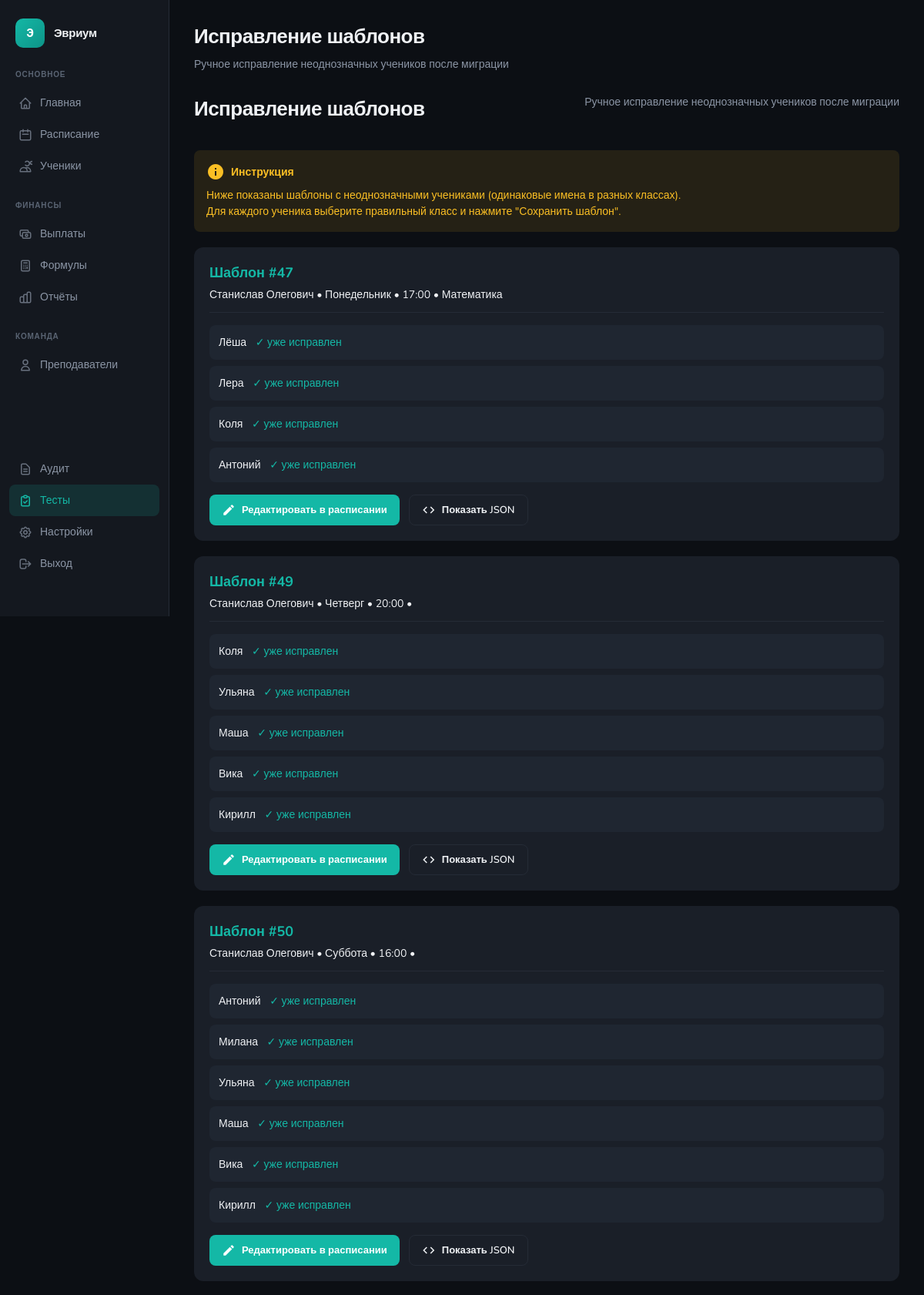
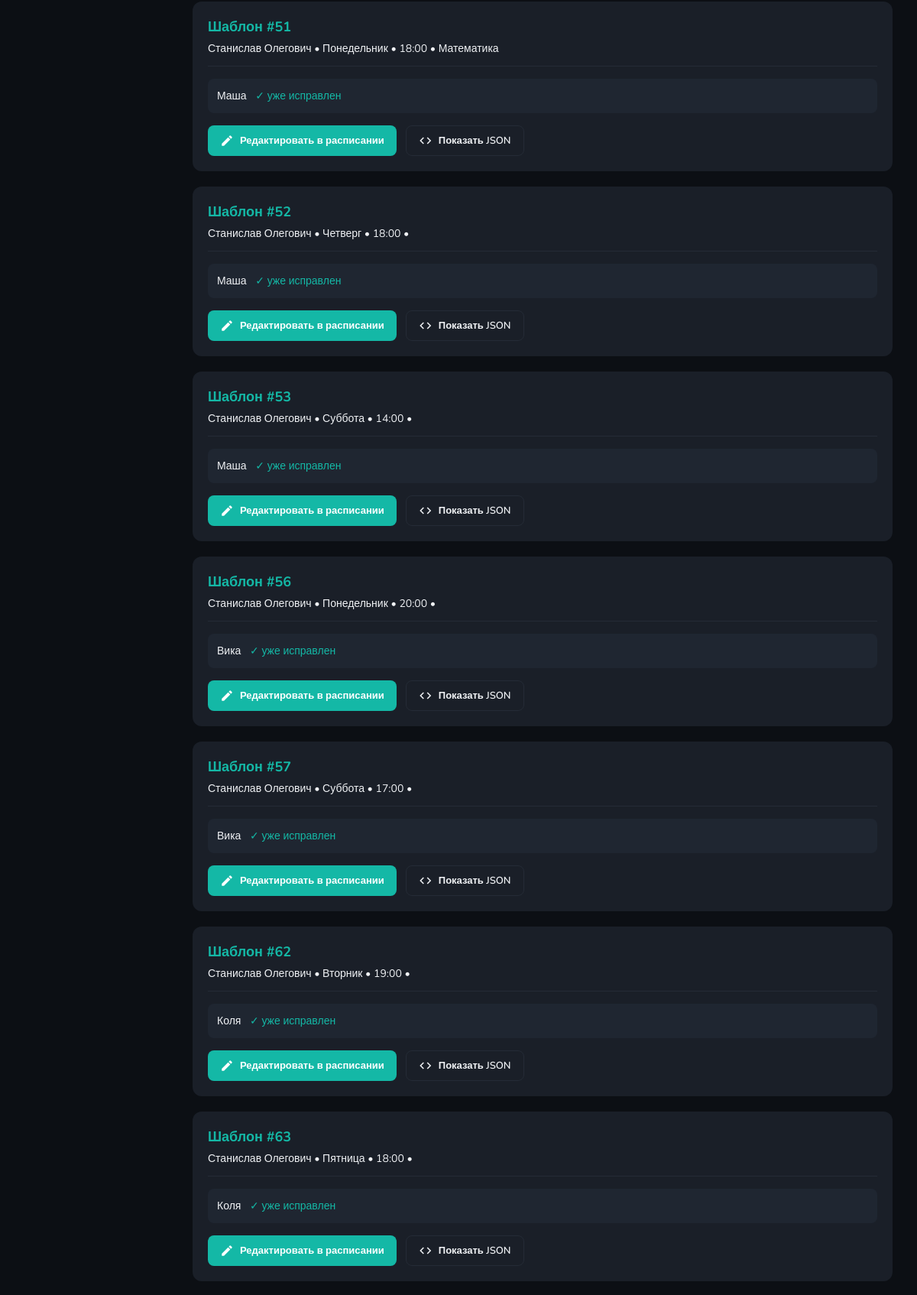
The page /zarplata/fix_templates.php (signed in, upper part) on the database its author committed (2 pictures, top to bottom).
### tables this page shows
CREATE TABLE IF NOT EXISTS `lessons_template` (
  `id` int(11) NOT NULL AUTO_INCREMENT,
  `teacher_id` int(11) NOT NULL,
  `day_of_week` tinyint(4) NOT NULL,
  `room` tinyint(1) DEFAULT '1',
  `time_start` time NOT NULL,
  `time_end` time NOT NULL,
  `lesson_type` enum('group','individual') DEFAULT 'group',
  `subject` varchar(100) DEFAULT NULL,
  `tier` enum('S','A','B','C','D') DEFAULT 'C',
  `grades` varchar(50) DEFAULT NULL,
  `students` text,
  `expected_students` int(11) DEFAULT '1',
  `formula_id` int(11) DEFAULT NULL,
  `active` tinyint(1) DEFAULT '1',
  `created_at` datetime DEFAULT CURRENT_TIMESTAMP,
  `updated_at` datetime DEFAULT CURRENT_TIMESTAMP ON UPDATE CURRENT_TIMESTAMP,
  PRIMARY KEY (`id`),
  KEY `formula_id` (`formula_id`),
  KEY `idx_teacher_day` (`teacher_id`,`day_of_week`),
  KEY `idx_active` (`active`)
);

CREATE TABLE IF NOT EXISTS `teachers` (
  `id` int(11) NOT NULL AUTO_INCREMENT,
  `name` varchar(100) NOT NULL,
  `display_name` varchar(50) DEFAULT NULL,
  `telegram_id` bigint(20) DEFAULT NULL,
  `telegram_username` varchar(50) DEFAULT NULL,
  `phone` varchar(20) DEFAULT NULL,
  `email` varchar(100) DEFAULT NULL,
  `formula_id_group` int(11) DEFAULT NULL,
  `formula_id_individual` int(11) DEFAULT NULL,
  `formula_id` int(11) DEFAULT NULL,
  `active` tinyint(1) DEFAULT '1',
  `notes` text,
  `created_at` datetime DEFAULT CURRENT_TIMESTAMP,
  `updated_at` datetime DEFAULT CURRENT_TIMESTAMP ON UPDATE CURRENT_TIMESTAMP,
  PRIMARY KEY (`id`),
  UNIQUE KEY `telegram_id` (`telegram_id`),
  KEY `idx_telegram_id` (`telegram_id`),
  KEY `idx_active` (`active`),
  KEY `idx_formula_id` (`formula_id`),
  KEY `idx_formula_group` (`formula_id_group`),
  KEY `idx_formula_individual` (`formula_id_individual`)
);

### zarplata/config/db.php (called while the page is built, shortened)
<?php
$pdo = null;
function getDB() {
    global $pdo;
    if ($pdo === null) {
        try {
            $dsn = sprintf(
                "mysql:host=%s;dbname=%s;charset=%s",
                DB_HOST,
                DB_NAME,
                DB_CHARSET
            );
            $options = [
                PDO::ATTR_ERRMODE => PDO::ERRMODE_EXCEPTION,
                PDO::ATTR_DEFAULT_FETCH_MODE => PDO::FETCH_ASSOC,
                PDO::ATTR_EMULATE_PREPARES => false,
            ];
            $pdo = new PDO($dsn, DB_USER, DB_PASS, $options);
        } catch (PDOException $e) {
            error_log("Database connection failed: " . $e->getMessage());
            die("Ошибка подключения к базе данных");
        }
    }
    return $pdo;
}
function dbQuery($sql, $params = []) {
    try {
        $pdo = getDB();
        $stmt = $pdo->prepare($sql);
        $stmt->execute($params);
        return $stmt->fetchAll();
    } catch (PDOException $e) {
        error_log("Query failed: " . $e->getMessage());
        return [];
    }
}

### zarplata/config/helpers.php (called while the page is built, shortened)
<?php
function e($text) {
    return htmlspecialchars($text ?? '', ENT_QUOTES, 'UTF-8');
}

### zarplata/fix_templates.php (the view, shortened to what this page needs)
<?php
require_once __DIR__ . '/config/db.php';
require_once __DIR__ . '/config/helpers.php';
$problematicTemplateIds = [47, 49, 50, 51, 52, 53, 56, 57, 62, 63, 68, 69, 72, 73];
$placeholders = str_repeat('?,', count($problematicTemplateIds) - 1) . '?';
$templates = dbQuery(
    "SELECT lt.*, t.name as teacher_name
     FROM lessons_template lt
     LEFT JOIN teachers t ON lt.teacher_id = t.id
     WHERE lt.id IN ($placeholders)
     ORDER BY lt.id",
    $problematicTemplateIds
);
require_once __DIR__ . '/templates/header.php';
?>
<div class="page-header">
    <h1 class="page-title"><?= PAGE_TITLE ?></h1>
    <p class="page-subtitle"><?= PAGE_SUBTITLE ?></p>
</div>
<div style="margin-bottom: 20px; padding: 16px; background: rgba(251, 191, 36, 0.1); border-radius: 8px; color: #fbbf24;">
    <div style="display: flex; align-items: center; gap: 8px; margin-bottom: 8px;">
        <span class="material-icons">info</span>
        <strong>Инструкция</strong>
    </div>
    <div style="font-size: 0.875rem; line-height: 1.5;">
        Ниже показаны шаблоны с неоднозначными учениками (одинаковые имена в разных классах).
        <br>Для каждого ученика выберите правильный класс и нажмите "Сохранить шаблон".
    </div>
</div>
<?php foreach ($templates as $template): ?>
    <?php
    $students_json = $template['students'];
    $students_array = json_decode($students_json, true) ?: [];
    $daysMap = ['', 'Понедельник', 'Вторник', 'Среда', 'Четверг', 'Пятница', 'Суббота', 'Воскресенье'];
    $dayName = $daysMap[$template['day_of_week']] ?? '';
    ?>
    <div class="template-card">
        <div class="template-header">
            <div>
                <span class="template-id">Шаблон #<?= $template['id'] ?></span>
                <div style="font-size: 14px; color: var(--text-medium-emphasis); margin-top: 4px;">
                    <?= e($template['teacher_name']) ?> • <?= $dayName ?> • <?= substr($template['time_start'], 0, 5) ?> • <?= e($template['subject']) ?>
                </div>
            </div>
        </div>
        <div class="student-list">
            <?php foreach ($students_array as $index => $studentName): ?>
                <?php
                $hasClass = preg_match('/\((\d+)\s*кл\.\)/', $studentName);
                $cleanName = preg_replace('/\s*\(\d+\s*кл\.\)\s*/', '', $studentName);
                ?>
                <div class="student-item">
                    <div class="student-name">
                        <?= e($cleanName) ?>
                        <?php if ($hasClass): ?>
                            <span style="color: var(--accent); margin-left: 8px;">✓ уже исправлен</span>
                        <?php else: ?>
                            <span style="color: var(--md-warning); margin-left: 8px;">⚠ требует исправления</span>
                        <?php endif; ?>
                    </div>
                </div>
            <?php endforeach; ?>
        </div>
        <div style="display: flex; gap: 12px; margin-top: 16px;">
            <button class="btn btn-primary" onclick="openEditModal(<?= $template['id'] ?>)">
                <span class="material-icons" style="font-size: 18px;">edit</span>
                Редактировать в расписании
            </button>
            <button class="btn btn-secondary" onclick="viewTemplateData(<?= $template['id'] ?>)">
                <span class="material-icons" style="font-size: 18px;">code</span>
                Показать JSON
            </button>
        </div>
    </div>
<?php endforeach; ?>
<?php require_once __DIR__ . '/templates/footer.php'; ?>

### zarplata/assets/css/teal-theme.css (style rules this page uses)
:root { --bg-dark: #0c0f14; --bg-card: #14181f; --bg-elevated: #1a1f28; --bg-hover: #1f2631; --text-primary: #f0f2f5; --text-secondary: #8b95a5; --text-muted: #5a6473; --border: #252b36; --accent: #14b8a6; --accent-dim: rgba(20, 184, 166, 0.15); --accent-hover: #0d9488; --status-green: #22c55e; --status-green-dim: rgba(34, 197, 94, 0.12); --status-amber: #f59e0b; --status-amber-dim: rgba(245, 158, 11, 0.12); --status-blue: #3b82f6; --status-blue-dim: rgba(59, 130, 246, 0.12); --status-rose: #f43f5e; --status-rose-dim: rgba(244, 63, 94, 0.12); --lesson-individual: #06b6d4; --lesson-individual-dim: rgba(6, 182, 212, 0.12); --lesson-group: #a855f7; --lesson-group-dim: rgba(168, 85, 247, 0.12); --spacing-xs: 4px; --spacing-sm: 8px; --spacing-md: 12px; --spacing-lg: 16px; --spacing-xl: 24px; --spacing-2xl: 32px; --radius-sm: 4px; --radius-md: 6px; --radius-lg: 8px; --radius-xl: 10px; --radius-2xl: 12px; --radius-3xl: 14px; --radius-full: 20px; }
* { margin: 0; padding: 0; box-sizing: border-box; }
body { font-family: 'Nunito', sans-serif; background: var(--bg-dark); color: var(--text-primary); min-height: 100vh; line-height: 1.5; font-size: 14px; }
.page-header { display: flex; justify-content: space-between; align-items: flex-start; margin-bottom: 28px; }
.page-title { font-size: 26px; font-weight: 700; letter-spacing: -0.02em; margin-bottom: 6px; }
.page-subtitle { color: var(--text-secondary); font-size: 14px; }
.btn { display: inline-flex; align-items: center; gap: 8px; padding: 10px 16px; border-radius: 8px; font-size: 13px; font-weight: 600; cursor: pointer; transition: all 0.15s ease; border: none; font-family: inherit; text-decoration: none; }
.btn-primary { background: var(--accent); color: white; }
.btn-secondary { background: var(--bg-elevated); color: var(--text-primary); border: 1px solid var(--border); }

### zarplata/fix_templates.php (style rules this page uses)
.template-card { background: var(--bg-elevated); border-radius: 12px; padding: 20px; margin-bottom: 20px; }
.template-header { display: flex; justify-content: space-between; align-items: center; margin-bottom: 16px; padding-bottom: 12px; border-bottom: 1px solid var(--border); }
.template-id { font-size: 18px; font-weight: 700; color: var(--accent); }
.student-list { margin: 16px 0; }
.student-item { display: flex; align-items: center; gap: 12px; padding: 12px; background: var(--bg-hover); border-radius: 8px; margin-bottom: 8px; }
.student-name { flex: 1; font-weight: 500; }

### rows shown on the page
lessons_template: id "47", teacher.name "Станислав Олегович", day_of_week "Понедельник", time_start "17:00", subject "Математика", students "Лёша", students "Лера", students "Коля", students "Антоний"
lessons_template: id "49", teacher.name "Станислав Олегович", day_of_week "Четверг", time_start "20:00", students "Коля", students "Ульяна", students "Маша", students "Вика", students "Кирилл"
lessons_template: id "50", teacher.name "Станислав Олегович", day_of_week "Суббота", time_start "16:00", students "Антоний", students "Милана", students "Ульяна", students "Маша", students "Вика", students "Кирилл"
lessons_template: id "51", teacher.name "Станислав Олегович", day_of_week "Понедельник", time_start "18:00", subject "Математика", students "Маша", shows "✓ уже исправлен"
lessons_template: id "52", teacher.name "Станислав Олегович", day_of_week "Четверг", time_start "18:00", students "Маша", shows "✓ уже исправлен"
lessons_template: id "53", teacher.name "Станислав Олегович", day_of_week "Суббота", time_start "14:00", students "Маша", shows "✓ уже исправлен"
lessons_template: id "56", teacher.name "Станислав Олегович", day_of_week "Понедельник", time_start "20:00", students "Вика", shows "✓ уже исправлен"
lessons_template: id "57", teacher.name "Станислав Олегович", day_of_week "Суббота", time_start "17:00", students "Вика", shows "✓ уже исправлен"
lessons_template: id "62", teacher.name "Станислав Олегович", day_of_week "Вторник", time_start "19:00", students "Коля", shows "✓ уже исправлен"
lessons_template: id "63", teacher.name "Станислав Олегович", day_of_week "Пятница", time_start "18:00", students "Коля", shows "✓ уже исправлен"

### other values the page prints
PAGE_TITLE "Исправление шаблонов"
PAGE_SUBTITLE "Ручное исправление неоднозначных учеников после миграции"
